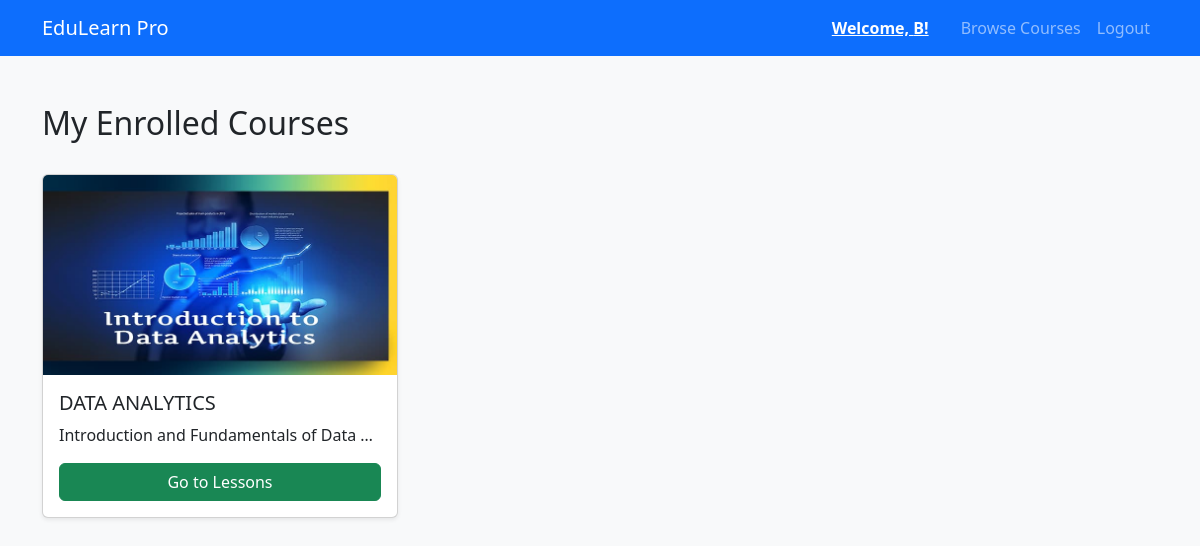
/dashboard (signed in), run on the app's committed database.
### tables this page shows
CREATE TABLE courses (
    id INTEGER PRIMARY KEY AUTOINCREMENT,
    title TEXT NOT NULL,
    description TEXT,
    instructor_id INTEGER, thumbnail TEXT,
    FOREIGN KEY (instructor_id) REFERENCES users (id)
);

### app.py (the view)
@app.route('/dashboard')
def dashboard():
    if 'user_id' not in session:
        return redirect(url_for('login'))
    conn = get_db_connection()
    courses = []
    if session['role'] == 'instructor':
        courses = conn.execute('SELECT * FROM courses WHERE instructor_id = ?', (session['user_id'],)).fetchall()
    elif session['role'] == 'student':
        courses = conn.execute('''
            SELECT courses.* FROM courses
            JOIN enrollments ON courses.id = enrollments.course_id
            WHERE enrollments.user_id = ?
        ''', (session['user_id'],)).fetchall()
    conn.close()
    return render_template('dashboard.html', courses=courses)

### app.py (called while the page is built)
def get_db_connection():
    conn = sqlite3.connect('database.db')
    conn.row_factory = sqlite3.Row
    return conn

### templates/dashboard.html (shortened to what this page needs)
<!DOCTYPE html>
<html lang="en">
<head>
    <link href="https://cdn.jsdelivr.net/npm/bootstrap@5.3.0/dist/css/bootstrap.min.css" rel="stylesheet">
</head>
<body class="bg-light">
    <nav class="navbar navbar-expand-lg navbar-dark bg-primary">
        <div class="container">
            <a class="navbar-brand" href="/">EduLearn Pro</a>
            <div class="navbar-nav ms-auto">
               <a href="/profile" class="nav-link text-white fw-bold me-3 text-decoration-underline">Welcome, {{ session['user_name'] }}!</a>
                <a href="/courses" class="nav-link">Browse Courses</a>
                <a href="/logout" class="nav-link">Logout</a>
            </div>
        </div>
    </nav>
    <div class="container mt-5">
        <div class="d-flex justify-content-between align-items-center mb-4">
            {% if session['role'] == 'instructor' %}
                <h2>My Created Courses</h2>
                <a href="/create_course" class="btn btn-success">+ Create New Course</a>
            {% else %}
                <h2>My Enrolled Courses</h2>
            {% endif %}
        </div>
        <div class="row">
            {% for course in courses %}
            <div class="col-md-4 mb-4">
                <div class="card h-100 shadow-sm">
                    {% if course['thumbnail'] %}
                        <img src="{{ url_for('static', filename='uploads/' + course['thumbnail']) }}" class="card-img-top" alt="Course Image" style="height: 200px; object-fit: cover;">
                    {% else %}
                        <div class="card-img-top bg-secondary text-white d-flex align-items-center justify-content-center" style="height: 200px;">
                            <span>No Image</span>
                        </div>
                    {% endif %}
                    <div class="card-body d-flex flex-column">
                        <h5 class="card-title">{{ course['title'] }}</h5>
                        <p class="card-text text-truncate">{{ course['description'] }}</p>
                        <div class="mt-auto">
                            {% if session['role'] == 'instructor' %}
                                <a href="{{ url_for('course_details', course_id=course['id']) }}" class="btn btn-primary w-100">Manage Course</a>
                            {% else %}
                                <a href="{{ url_for('course_details', course_id=course['id']) }}" class="btn btn-success w-100">Go to Lessons</a>
                            {% endif %}
                        </div>
                    </div>
                </div>
            </div>
            {% endfor %}
        </div>
    </div>
</body>
</html>

### data on the page
courses: thumbnail (picture), title "DATA ANALYTICS", description "Introduction and Fundamentals of Data…"

### other printed values
{{ session['user_name'] }} "B"
